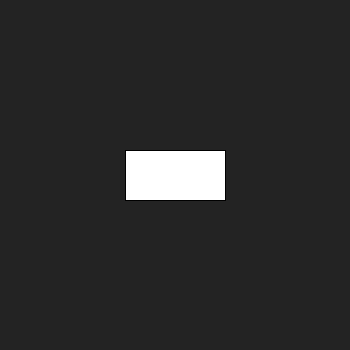
Frame 1 (no input)
Frame 60 (the mouse pressed at the canvas centre just before this capture): identical to frame 1, image omitted
Frame 120 (the mouse held since frame 60 and released just before this capture): identical to frame 1, image omitted

The Processing sketch that drew this single still picture (run headless with seeded random() and noise(); from frame 60 on, the mouse is pressed at the canvas centre):

// Processing sketch: exercise_5
// ── exercise_5.pde
Car car;

void setup() {
  size(350, 350);  
  car = new Car(new PVector(width / 2, height / 2), 8);
}

void draw() {
  background(35);
  
  if(car.position.x - (car.dimensions.x / 2) > width) {
    car.position.x = 0; 
  }
  
  if(keyPressed) {
    if(keyCode == 38) {
      car.acceleration.x = 0.01; 
    } else if(keyCode == 40) {
      car.acceleration.x = -0.01; 
    }
  }
  
  car.update(); 
}
 

// ── Car.pde
class Car {
  PVector dimensions;
  PVector position; 
  PVector velocity;
  PVector acceleration;
  float speedLimit;
  
  
  Car(PVector position, float speedLimit) {
    this.dimensions = new PVector(100, 50);
    this.position = position; 
    this.velocity = new PVector(0, 0); 
    this.acceleration = new PVector(0, 0);
    this.speedLimit = speedLimit;
  }
  
  void update() {
    if(this.acceleration.x < 0) {
      if(this.velocity.x <= 0) {
        this.acceleration.x = 0;
        this.velocity.x = 0;
      }
    } else {
      this.velocity.limit(this.speedLimit);
    }
   
    this.velocity.add(this.acceleration);
    this.position.add(this.velocity);
    
    rectMode(CENTER); 
    rect(this.position.x, this.position.y, this.dimensions.x, this.dimensions.y);
  }
}
